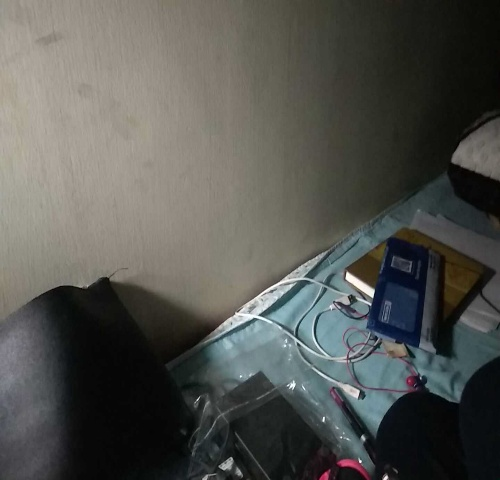
#> input picture Alert/AlertDetection_00:12:24_27-03-2023.jpg, 500 x 480 px, given in place of video, which was not available
$ python motion-det1.py
#> lines starting #> are read from the running program, lines starting #| are printed output that depends on the picture; pictures that were not available may be replaced by others from this repository, and a replacement may not be noted
import threading
import cv2   # pip install opencv-python
import imutils  #pip install imutils
import time
#importing mail module
from send_mail import prepare_and_send_email
#start the webcam
url= "http://192.168.43.107:4747/video"
cap = cv2.VideoCapture(url)
#skipping the first frame

_ , _ = cap.read()

cap.set(cv2.CAP_PROP_FRAME_WIDTH , 640)   #Considering the width as 640
cap.set(cv2.CAP_PROP_FRAME_HEIGHT , 480)  #Considering the height as 480

#reading the 2nd frame
_ , start_frame = cap.read()
#> start_frame is the input picture: shape (480, 500, 3); mean B, G, R 80.3, 84.6, 83.9
start_frame = imutils.resize(start_frame , width = 500)   #Resize the first frame
start_frame = cv2.cvtColor(start_frame , cv2.COLOR_BGR2GRAY)  #Change the color image to gray scale image
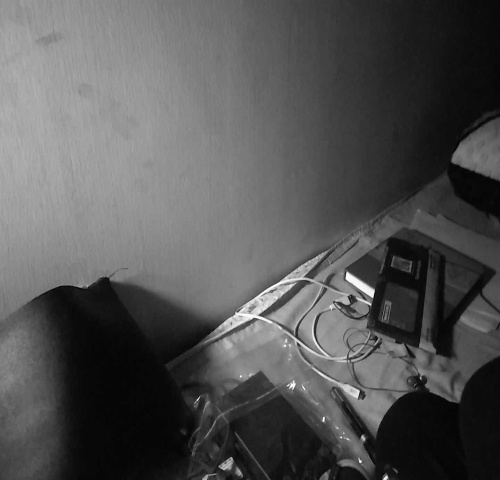
#> start_frame: shape (480, 500); min 2, max 255, mean 83.9
#cv2.imshow("cam" , start_frame)
#cv2.waitKey(5000)
start_frame = cv2.GaussianBlur(start_frame , (5,5) , 0)  #Smoothen the image ie;blur
#cv2.imshow("cam" , start_frame)
#cv2.waitKey(5000)


next_send_mail = True
count_frame = 0 # to keep track of frames in which motion is observed


def Alert(frame):
    global next_send_mail
    next_send_mail = False
    prepare_and_send_email('riya.gupta@giindia.com',
                            'riyagupta0823@gmail.com',
                            'Alert Alert Alert',
                            'Hi Riya,\nSomeone is detected at the premises.\n\n\n\nRegards,\nRiya',
                            frame)
    time.sleep(120)
    next_send_mail = True


def MotionDetection():
    global is_email_allowed , count_frame ,start_frame , next_send_mail
    while True:
        success , frame = cap.read()   #Reads the frame
        if success:
            frame = imutils.resize(frame , width = 500)  # resize the frame to width 500
            gray_frame = cv2.cvtColor(frame , cv2.COLOR_BGR2GRAY)   # change color to gray scale
            #cv2.imshow("cam" , gray_frame)
            #cv2.waitKey(5000)
            gray_frame = cv2.GaussianBlur(gray_frame , (5,5) , 0) # it will smoothen the image

            difference = cv2.absdiff(gray_frame , start_frame)   # it will find the absolute difference two gray scaled images
#> difference: shape (480, 500); every value is 0
            '''
            difference depicts difference in the pixels of two images'''
            #print(difference)
            #print(type(difference))
            threshold = cv2.threshold(difference , 50 , 255 ,cv2.THRESH_BINARY)[1]
            '''
            Applied general thresholding
            para1 : image,
            para2 : threshold value it lies [0,255],
            para3 : max value of pixel,
            para4 : type of  thresholding - simple

            return:
            first-op : the threshold value,
            second-op : the threshold image'''
            #print(type(threshold))
            #print(threshold)
            frame_copy = frame.copy()
            cnts , res = cv2.findContours(threshold.copy(),cv2.RETR_EXTERNAL , cv2.CHAIN_APPROX_SIMPLE)
#> cnts = []; res = None
            #print(cnts)
            flag = False
            for contour in cnts:
                if cv2.contourArea(contour) >= 500:
                    count_frame += 1
                    if count_frame >= 5 and next_send_mail is True:
                        count_frame = 0
                        thread_1 = threading.Thread(target=Alert, args=(frame_copy,))
                        thread_1.start()

                # [13 lines of commented-out code are left out]

                    (x,y,w,h) = cv2.boundingRect(contour)
                    cv2.rectangle(frame , (x,y) ,((x+w) , (y+h)) , (0,255,0) , 3)
                    cv2.putText(frame, "STATUS: {}".format('MOTION DETECTED'), (10, 60), cv2.FONT_HERSHEY_SIMPLEX,
                        1, (217, 10, 10), 2)
#> this loop made 0 passes
#> after the loop, count_frame = 0


            '''if threshold.sum() > 300:    #threshold.sum() is the sum of the pixels
                if count_frame <5:
                    count_frame += 1
                elif count_frame == 5:
                    is_email_allowed = True
                    threading.Thread(target = alert ,
                                     args=(frame,)).start()
                    count_frame = 0
                    is_email_allowed= False'''
            cv2.imshow("stream" , frame)
            start_frame = gray_frame
            #key_pressed = cv2.waitKey(0)
            #key = cv2.waitKey(0)
            if cv2.waitKey(1) and 0xFF == ord('q'):
#> (key q is pressed here)
                break
    cap.release()
    cv2.destroyAllWindows()


MotionDetection()
'''
if threshold val =100, 50
and contour area <3000
not good result'''


'''
if threshold val = 50
and contour area <2000
result- bit satisfying'''


'''
'''

$ run again, on Alert/AlertDetection_00:30:46_27-03-2023.jpg
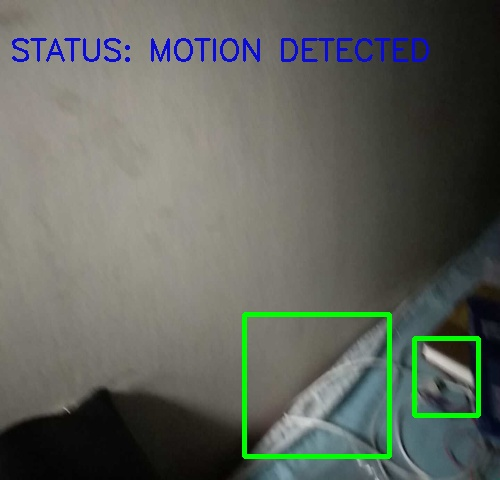
#> input picture Alert/AlertDetection_00:30:46_27-03-2023.jpg, 500 x 480 px, given in place of video, which was not available
#> start_frame is the input picture: shape (480, 500, 3); mean B, G, R 92, 99.8, 95.2
#> `start_frame = cv2.cvtColor(start_frame , cv2.COLOR_BGR2GRAY)`:
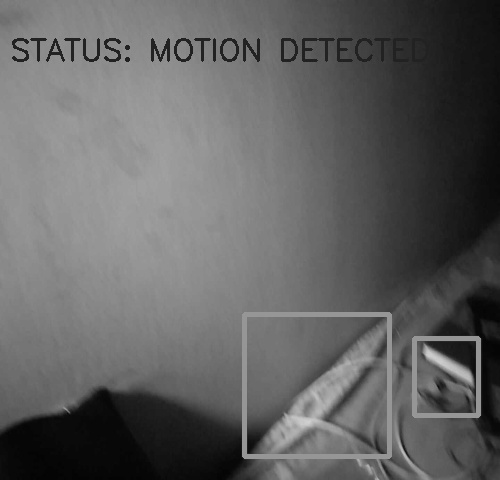
#> start_frame: shape (480, 500); min 2, max 209, mean 97.5
#> difference: shape (480, 500); every value is 0
#> cnts = []; res = None
#> after the loop in MotionDetection, `for contour in cnts:`: count_frame = 0
